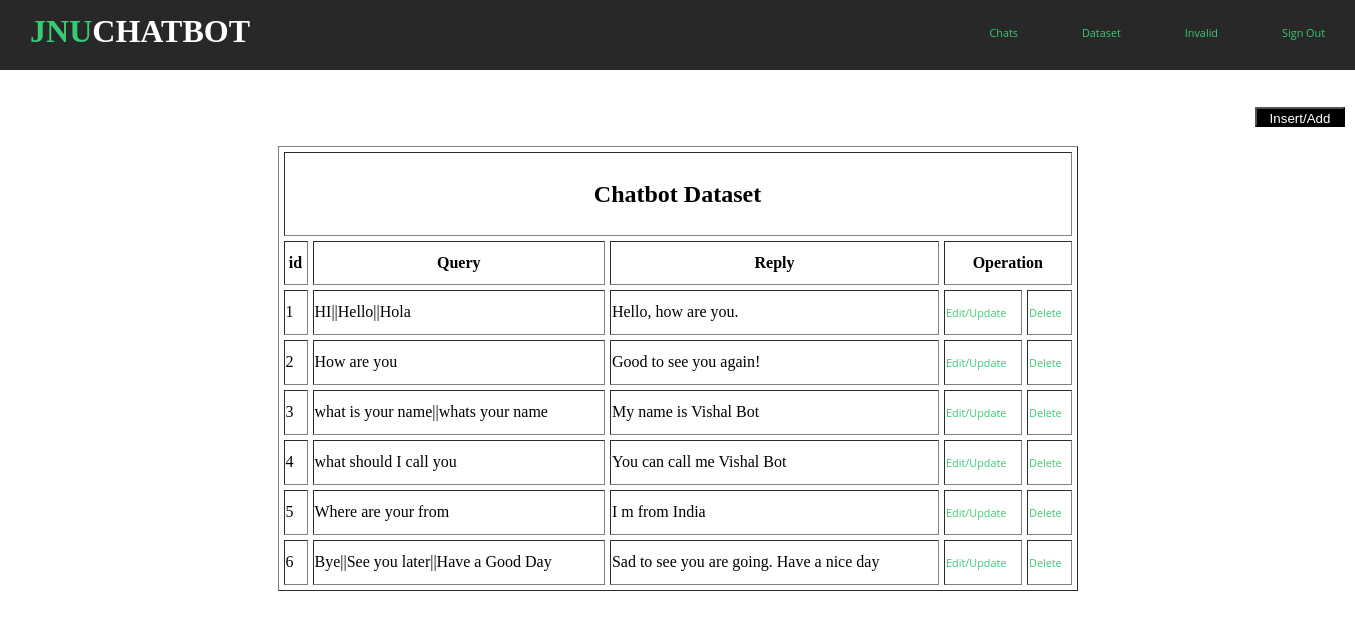
Page /qna.php on the earlier database version.
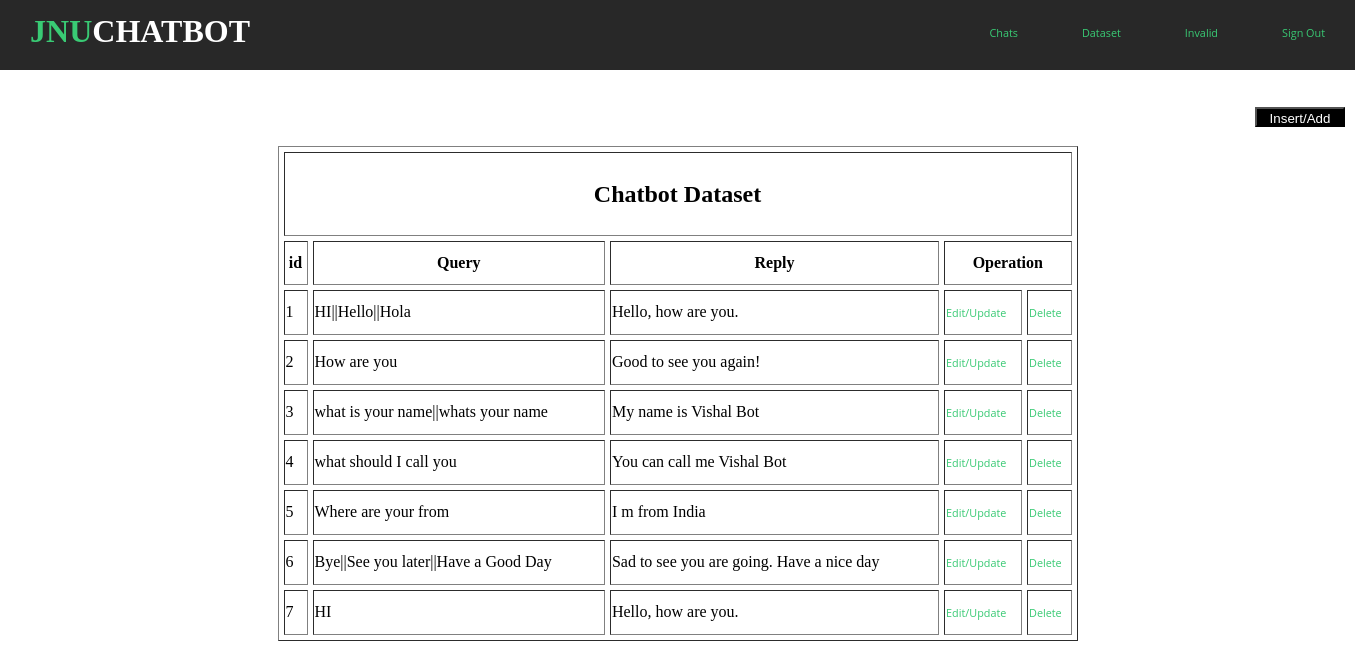
Same page on the later database version.
### tables this page shows
CREATE TABLE `chatbot_hints` (
  `id` int(11) NOT NULL,
  `question` varchar(100) NOT NULL,
  `reply` varchar(100) NOT NULL
);

### qna.php (the view, shortened to what this page needs)
<!DOCTYPE html>
<html lang="en">
<head>
	<link rel="stylesheet" href="navbar.css">
</head>
<header>
	<h1>JNU<span>CHAT<span>BOT</span></span></h1>
	<nav>
		<ul>
			<li><a  href="adminlogin.php">Chats</a></li>
			<li><a  href="qna.php">Dataset</a></li>
			<li><a  href="invalid.php">Invalid</a></li>
			<li><a  href="index.php">Sign Out</a></li>
		</ul>
	</nav>
</header>
<a href="insert.php"><input  type="button" id="insert_btn" value="Insert/Add" align="center"/></a>
<body>
	<table  cellspacing="5" align="center" border="1px" style="width: 800px;line-height: 40px">
		<tr>
			<th colspan="5"><h2>Chatbot Dataset</h2></th>
		<tr>
			<th width="20px">id</th>
			<th align="center">Query</th>
			<th align="center">Reply</th>
			<th colspan="2" align="center" >Operation</th>
		</tr>
		<?php
		require_once 'dbconfig/config.php';
		$sql = "SELECT id,question,reply FROM chatbot_hints";
		$stmt = $db->prepare($sql);
		$stmt->execute();
		if($stmt->rowCount() > 0){
			while ($row = $stmt->fetch(PDO::FETCH_ASSOC)) {
				echo "<tr>
				<td>".$row["id"]."</td>
				<td>".$row["question"]." </td>
				<td> ".$row["reply"]." </td>
				<td><a href='update.php?rn=$row[id]&ques=$row[question]&rep=$row[reply]'>Edit/Update</td>
				<td><a href='delete.php?rn=$row[id] onclick='return checkdelete()'>Delete</td></tr> ";
			}
			echo "</table>";
		}
		else{
			echo "0 result";
		}
		?>
</body>
</html>

Differences in the rows shown:
added chatbot_hints: id "7", question "HI", reply "Hello, how are you."
